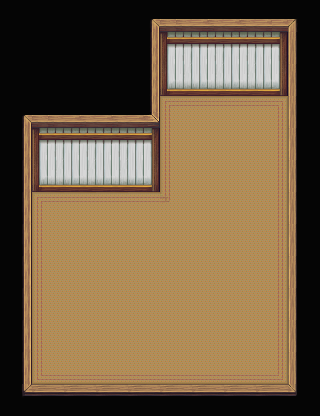

A 2D game scene composited from a Tiled map and its tileset images. What follows is a short description and the map's XML, with each tile layer's data collapsed to a summary:
An orthogonal 20x26 tile map with 16x16 px tiles, 4 tile layers (ground, wall, deco, object), 1 hidden layer not drawn, 3 tilesets and 4 objects (2x teleport_target, 2x teleport).

<map version="1.0" orientation="orthogonal" renderorder="right-down" width="20" height="26" tilewidth="16" tileheight="16" backgroundcolor="#ffffff">
 <tileset firstgid="1" name="collision" tilewidth="16" tileheight="16">
  <image source="ortho_indoor_collision.png" width="48" height="32" />
  <tile id="0">
   <properties>
    <property name="collision" value="" />
   </properties>
  </tile>
  <tile id="2">
   <properties>
    <property name="collision" value="" />
   </properties>
  </tile>
 </tileset>
 <tileset firstgid="7" name="tilea2" tilewidth="16" tileheight="16">
  <image source="tilea2.png" width="512" height="384" />
 </tileset>
 <tileset firstgid="775" name="tilea4" tilewidth="16" tileheight="16">
  <image source="tilea4.png" width="512" height="480" />
 </tileset>
 <layer name="ground" width="20" height="26">
  <data>[520 cells, 240 non-empty, 17 distinct tile ids]</data>
 </layer>
 <layer name="wall" width="20" height="26">
  <data>[520 cells, 280 non-empty, 33 distinct tile ids]</data>
 </layer>
 <layer name="deco" width="20" height="26">
  <data>[520 cells, 0 non-empty, 0 distinct tile ids]</data>
 </layer>
 <layer name="object" width="20" height="26">
  <data>[520 cells, 0 non-empty, 0 distinct tile ids]</data>
 </layer>
 <layer name="collision" width="20" height="26" visible="0">
  <data>[520 cells, 280 non-empty, 2 distinct tile ids]</data>
 </layer>
 <objectgroup name="event">
  <object name="home_basement-home" type="teleport_target" x="224" y="96" width="32" height="32" />
  <object name="home-home_basement" type="teleport" x="224" y="64" width="32" height="32" />
  <object name="central_city-home" type="teleport_target" x="96" y="192" width="32" height="32" />
  <object name="home-central_city" type="teleport" x="96" y="160" width="32" height="32" />
 </objectgroup>
 <objectgroup name="enemy" />
</map>
